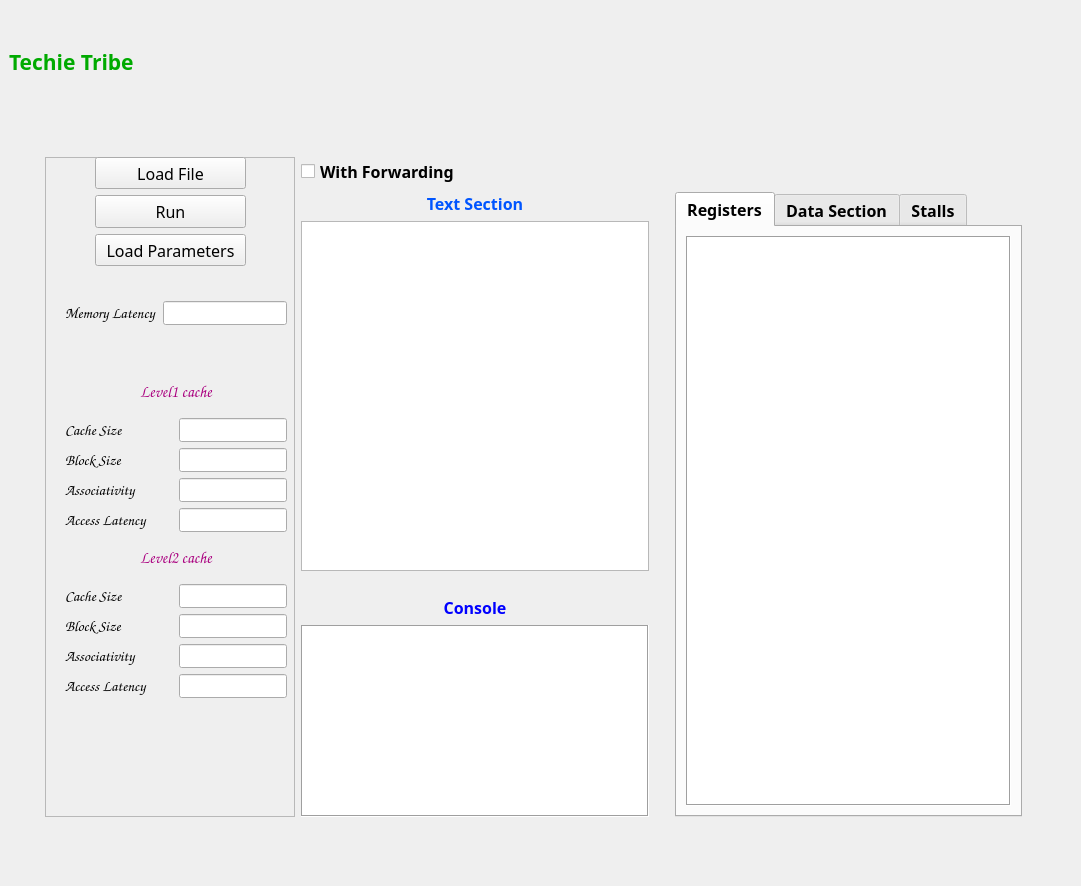
<?xml version="1.0" encoding="UTF-8"?>
<ui version="4.0">
 <class>MainWindow</class>
 <widget class="QMainWindow" name="MainWindow">
  <property name="geometry">
   <rect>
    <x>0</x>
    <y>0</y>
    <width>1081</width>
    <height>886</height>
   </rect>
  </property>
  <property name="windowTitle">
   <string>MainWindow</string>
  </property>
  <widget class="QWidget" name="centralwidget">
   <layout class="QGridLayout" name="gridLayout_2">
    <item row="3" column="2">
     <spacer name="horizontalSpacer_2">
      <property name="orientation">
       <enum>Qt::Horizontal</enum>
      </property>
      <property name="sizeType">
       <enum>QSizePolicy::Fixed</enum>
      </property>
      <property name="sizeHint" stdset="0">
       <size>
        <width>30</width>
        <height>20</height>
       </size>
      </property>
     </spacer>
    </item>
    <item row="4" column="1">
     <spacer name="verticalSpacer_2">
      <property name="orientation">
       <enum>Qt::Vertical</enum>
      </property>
      <property name="sizeType">
       <enum>QSizePolicy::Fixed</enum>
      </property>
      <property name="sizeHint" stdset="0">
       <size>
        <width>20</width>
        <height>40</height>
       </size>
      </property>
     </spacer>
    </item>
    <item row="1" column="1">
     <spacer name="verticalSpacer">
      <property name="orientation">
       <enum>Qt::Vertical</enum>
      </property>
      <property name="sizeType">
       <enum>QSizePolicy::Fixed</enum>
      </property>
      <property name="sizeHint" stdset="0">
       <size>
        <width>20</width>
        <height>35</height>
       </size>
      </property>
     </spacer>
    </item>
    <item row="3" column="0">
     <spacer name="horizontalSpacer_4">
      <property name="orientation">
       <enum>Qt::Horizontal</enum>
      </property>
      <property name="sizeType">
       <enum>QSizePolicy::Fixed</enum>
      </property>
      <property name="sizeHint" stdset="0">
       <size>
        <width>30</width>
        <height>20</height>
       </size>
      </property>
     </spacer>
    </item>
    <item row="0" column="0" colspan="2">
     <widget class="QLabel" name="label_2">
      <property name="font">
       <font>
        <family>Lucida Handwriting</family>
        <pointsize>11</pointsize>
        <weight>75</weight>
        <bold>true</bold>
       </font>
      </property>
      <property name="text">
       <string>&lt;html&gt;&lt;head/&gt;&lt;body&gt;&lt;p&gt;&lt;span style=&quot; font-size:16pt; color:#00aa00;&quot;&gt;Techie Tribe&lt;/span&gt;&lt;/p&gt;&lt;/body&gt;&lt;/html&gt;</string>
      </property>
     </widget>
    </item>
    <item row="2" column="1" rowspan="2">
     <layout class="QGridLayout" name="gridLayout">
      <item row="2" column="2">
       <spacer name="verticalSpacer_3">
        <property name="orientation">
         <enum>Qt::Vertical</enum>
        </property>
        <property name="sizeType">
         <enum>QSizePolicy::Fixed</enum>
        </property>
        <property name="sizeHint" stdset="0">
         <size>
          <width>20</width>
          <height>350</height>
         </size>
        </property>
       </spacer>
      </item>
      <item row="6" column="1">
       <spacer name="verticalSpacer_4">
        <property name="orientation">
         <enum>Qt::Vertical</enum>
        </property>
        <property name="sizeType">
         <enum>QSizePolicy::Fixed</enum>
        </property>
        <property name="sizeHint" stdset="0">
         <size>
          <width>20</width>
          <height>13</height>
         </size>
        </property>
       </spacer>
      </item>
      <item row="5" column="2">
       <spacer name="horizontalSpacer_3">
        <property name="orientation">
         <enum>Qt::Horizontal</enum>
        </property>
        <property name="sizeType">
         <enum>QSizePolicy::Fixed</enum>
        </property>
        <property name="sizeHint" stdset="0">
         <size>
          <width>20</width>
          <height>20</height>
         </size>
        </property>
       </spacer>
      </item>
      <item row="1" column="3" rowspan="5">
       <widget class="QTabWidget" name="tabWidget">
        <property name="font">
         <font>
          <family>Book Antiqua</family>
          <pointsize>12</pointsize>
          <weight>75</weight>
          <bold>true</bold>
         </font>
        </property>
        <property name="currentIndex">
         <number>0</number>
        </property>
        <widget class="QWidget" name="tab_3">
         <attribute name="title">
          <string>Registers</string>
         </attribute>
         <layout class="QGridLayout" name="gridLayout_3">
          <item row="0" column="0">
           <widget class="QTextEdit" name="textEdit">
            <property name="font">
             <font>
              <family>Book Antiqua</family>
              <pointsize>12</pointsize>
              <weight>75</weight>
              <bold>true</bold>
             </font>
            </property>
            <property name="frameShape">
             <enum>QFrame::Box</enum>
            </property>
            <property name="readOnly">
             <bool>true</bool>
            </property>
           </widget>
          </item>
         </layout>
        </widget>
        <widget class="QWidget" name="tab_5">
         <attribute name="title">
          <string>Data Section</string>
         </attribute>
         <layout class="QGridLayout" name="gridLayout_4">
          <item row="0" column="0">
           <widget class="QTextEdit" name="textEdit_3">
            <property name="readOnly">
             <bool>true</bool>
            </property>
           </widget>
          </item>
         </layout>
        </widget>
        <widget class="QWidget" name="tab_4">
         <attribute name="title">
          <string>Stalls</string>
         </attribute>
         <layout class="QGridLayout" name="gridLayout_5">
          <item row="0" column="0">
           <widget class="QTextEdit" name="textEdit_4">
            <property name="readOnly">
             <bool>true</bool>
            </property>
           </widget>
          </item>
         </layout>
        </widget>
       </widget>
      </item>
      <item row="6" column="0">
       <spacer name="horizontalSpacer">
        <property name="orientation">
         <enum>Qt::Horizontal</enum>
        </property>
        <property name="sizeType">
         <enum>QSizePolicy::Fixed</enum>
        </property>
        <property name="sizeHint" stdset="0">
         <size>
          <width>250</width>
          <height>20</height>
         </size>
        </property>
       </spacer>
      </item>
      <item row="3" column="1">
       <spacer name="verticalSpacer_7">
        <property name="orientation">
         <enum>Qt::Vertical</enum>
        </property>
        <property name="sizeType">
         <enum>QSizePolicy::Fixed</enum>
        </property>
        <property name="sizeHint" stdset="0">
         <size>
          <width>20</width>
          <height>13</height>
         </size>
        </property>
       </spacer>
      </item>
      <item row="1" column="1">
       <widget class="QLabel" name="label">
        <property name="font">
         <font>
          <family>Book Antiqua</family>
          <pointsize>12</pointsize>
          <weight>75</weight>
          <bold>true</bold>
         </font>
        </property>
        <property name="text">
         <string>&lt;html&gt;&lt;head/&gt;&lt;body&gt;&lt;p align=&quot;center&quot;&gt;&lt;span style=&quot; color:#0055ff;&quot;&gt;Text Section&lt;/span&gt;&lt;/p&gt;&lt;/body&gt;&lt;/html&gt;</string>
        </property>
       </widget>
      </item>
      <item row="0" column="1">
       <widget class="QCheckBox" name="checkBox">
        <property name="font">
         <font>
          <family>Book Antiqua</family>
          <pointsize>12</pointsize>
          <weight>75</weight>
          <bold>true</bold>
         </font>
        </property>
        <property name="text">
         <string>With Forwarding</string>
        </property>
       </widget>
      </item>
      <item row="0" column="0" rowspan="6">
       <widget class="QFrame" name="frame">
        <property name="frameShape">
         <enum>QFrame::StyledPanel</enum>
        </property>
        <property name="frameShadow">
         <enum>QFrame::Raised</enum>
        </property>
        <widget class="QWidget" name="layoutWidget">
         <property name="geometry">
          <rect>
           <x>50</x>
           <y>0</y>
           <width>151</width>
           <height>109</height>
          </rect>
         </property>
         <layout class="QVBoxLayout" name="verticalLayout">
          <item>
           <widget class="QPushButton" name="pushButton">
            <property name="sizePolicy">
             <sizepolicy hsizetype="Preferred" vsizetype="Preferred">
              <horstretch>80</horstretch>
              <verstretch>0</verstretch>
             </sizepolicy>
            </property>
            <property name="font">
             <font>
              <family>Modern No. 20</family>
              <pointsize>12</pointsize>
             </font>
            </property>
            <property name="text">
             <string>Load File</string>
            </property>
           </widget>
          </item>
          <item>
           <widget class="QPushButton" name="pushButton_2">
            <property name="sizePolicy">
             <sizepolicy hsizetype="Preferred" vsizetype="Preferred">
              <horstretch>50</horstretch>
              <verstretch>0</verstretch>
             </sizepolicy>
            </property>
            <property name="font">
             <font>
              <family>Modern No. 20</family>
              <pointsize>12</pointsize>
             </font>
            </property>
            <property name="text">
             <string>Run</string>
            </property>
           </widget>
          </item>
          <item>
           <widget class="QPushButton" name="pushButton_3">
            <property name="sizePolicy">
             <sizepolicy hsizetype="Preferred" vsizetype="Preferred">
              <horstretch>0</horstretch>
              <verstretch>0</verstretch>
             </sizepolicy>
            </property>
            <property name="font">
             <font>
              <family>Modern No. 20</family>
              <pointsize>12</pointsize>
             </font>
            </property>
            <property name="text">
             <string>Load Parameters</string>
            </property>
           </widget>
          </item>
         </layout>
        </widget>
        <widget class="QWidget" name="layoutWidget">
         <property name="geometry">
          <rect>
           <x>20</x>
           <y>140</y>
           <width>222</width>
           <height>32</height>
          </rect>
         </property>
         <layout class="QHBoxLayout" name="horizontalLayout_5">
          <item>
           <widget class="QLabel" name="label_16">
            <property name="sizePolicy">
             <sizepolicy hsizetype="Maximum" vsizetype="Preferred">
              <horstretch>0</horstretch>
              <verstretch>0</verstretch>
             </sizepolicy>
            </property>
            <property name="font">
             <font>
              <family>Comic Sans MS</family>
              <pointsize>11</pointsize>
             </font>
            </property>
            <property name="text">
             <string>Memory Latency</string>
            </property>
           </widget>
          </item>
          <item>
           <widget class="QLineEdit" name="lineEdit_6">
            <property name="sizePolicy">
             <sizepolicy hsizetype="Preferred" vsizetype="Fixed">
              <horstretch>0</horstretch>
              <verstretch>0</verstretch>
             </sizepolicy>
            </property>
            <property name="font">
             <font>
              <family>Comic Sans MS</family>
             </font>
            </property>
           </widget>
          </item>
         </layout>
        </widget>
        <widget class="QWidget" name="layoutWidget">
         <property name="geometry">
          <rect>
           <x>20</x>
           <y>214</y>
           <width>222</width>
           <height>327</height>
          </rect>
         </property>
         <layout class="QVBoxLayout" name="verticalLayout_3">
          <item>
           <layout class="QVBoxLayout" name="verticalLayout_6">
            <item>
             <widget class="QLabel" name="label_4">
              <property name="font">
               <font>
                <family>Comic Sans MS</family>
               </font>
              </property>
              <property name="text">
               <string>&lt;html&gt;&lt;head/&gt;&lt;body&gt;&lt;p align=&quot;center&quot;&gt;&lt;span style=&quot; font-size:12pt; font-weight:600; color:#aa007f;&quot;&gt;Level1 cache&lt;/span&gt;&lt;/p&gt;&lt;/body&gt;&lt;/html&gt;</string>
              </property>
             </widget>
            </item>
            <item>
             <layout class="QHBoxLayout" name="horizontalLayout">
              <item>
               <layout class="QVBoxLayout" name="verticalLayout_9">
                <property name="sizeConstraint">
                 <enum>QLayout::SetMaximumSize</enum>
                </property>
                <item>
                 <widget class="QLabel" name="label_7">
                  <property name="font">
                   <font>
                    <family>Comic Sans MS</family>
                    <pointsize>11</pointsize>
                   </font>
                  </property>
                  <property name="text">
                   <string>Cache Size</string>
                  </property>
                 </widget>
                </item>
                <item>
                 <widget class="QLabel" name="label_8">
                  <property name="font">
                   <font>
                    <family>Comic Sans MS</family>
                    <pointsize>11</pointsize>
                   </font>
                  </property>
                  <property name="text">
                   <string>Block Size</string>
                  </property>
                 </widget>
                </item>
                <item>
                 <widget class="QLabel" name="label_9">
                  <property name="font">
                   <font>
                    <family>Comic Sans MS</family>
                    <pointsize>11</pointsize>
                   </font>
                  </property>
                  <property name="text">
                   <string>Associativity</string>
                  </property>
                 </widget>
                </item>
                <item>
                 <widget class="QLabel" name="label_10">
                  <property name="font">
                   <font>
                    <family>Comic Sans MS</family>
                    <pointsize>11</pointsize>
                   </font>
                  </property>
                  <property name="text">
                   <string>Access Latency</string>
                  </property>
                 </widget>
                </item>
               </layout>
              </item>
              <item>
               <layout class="QVBoxLayout" name="verticalLayout_2">
                <property name="sizeConstraint">
                 <enum>QLayout::SetMinimumSize</enum>
                </property>
                <item>
                 <widget class="QLineEdit" name="lineEdit">
                  <property name="sizePolicy">
                   <sizepolicy hsizetype="Preferred" vsizetype="Fixed">
                    <horstretch>0</horstretch>
                    <verstretch>0</verstretch>
                   </sizepolicy>
                  </property>
                  <property name="font">
                   <font>
                    <family>Comic Sans MS</family>
                   </font>
                  </property>
                 </widget>
                </item>
                <item>
                 <widget class="QLineEdit" name="lineEdit_9">
                  <property name="sizePolicy">
                   <sizepolicy hsizetype="Preferred" vsizetype="Fixed">
                    <horstretch>0</horstretch>
                    <verstretch>0</verstretch>
                   </sizepolicy>
                  </property>
                  <property name="font">
                   <font>
                    <family>Comic Sans MS</family>
                   </font>
                  </property>
                 </widget>
                </item>
                <item>
                 <widget class="QLineEdit" name="lineEdit_8">
                  <property name="sizePolicy">
                   <sizepolicy hsizetype="Preferred" vsizetype="Fixed">
                    <horstretch>0</horstretch>
                    <verstretch>0</verstretch>
                   </sizepolicy>
                  </property>
                  <property name="font">
                   <font>
                    <family>Comic Sans MS</family>
                   </font>
                  </property>
                 </widget>
                </item>
                <item>
                 <widget class="QLineEdit" name="lineEdit_7">
                  <property name="sizePolicy">
                   <sizepolicy hsizetype="Preferred" vsizetype="Fixed">
                    <horstretch>0</horstretch>
                    <verstretch>0</verstretch>
                   </sizepolicy>
                  </property>
                  <property name="font">
                   <font>
                    <family>Comic Sans MS</family>
                   </font>
                  </property>
                 </widget>
                </item>
               </layout>
              </item>
             </layout>
            </item>
           </layout>
          </item>
          <item>
           <layout class="QVBoxLayout" name="verticalLayout_10">
            <item>
             <widget class="QLabel" name="label_11">
              <property name="font">
               <font>
                <family>Comic Sans MS</family>
               </font>
              </property>
              <property name="text">
               <string>&lt;html&gt;&lt;head/&gt;&lt;body&gt;&lt;p align=&quot;center&quot;&gt;&lt;span style=&quot; font-size:12pt; font-weight:600; color:#aa007f;&quot;&gt;Level2 cache&lt;/span&gt;&lt;/p&gt;&lt;/body&gt;&lt;/html&gt;</string>
              </property>
             </widget>
            </item>
            <item>
             <layout class="QHBoxLayout" name="horizontalLayout_6">
              <item>
               <layout class="QVBoxLayout" name="verticalLayout_11">
                <property name="sizeConstraint">
                 <enum>QLayout::SetMaximumSize</enum>
                </property>
                <item>
                 <widget class="QLabel" name="label_12">
                  <property name="font">
                   <font>
                    <family>Comic Sans MS</family>
                    <pointsize>11</pointsize>
                   </font>
                  </property>
                  <property name="text">
                   <string>Cache Size</string>
                  </property>
                 </widget>
                </item>
                <item>
                 <widget class="QLabel" name="label_13">
                  <property name="font">
                   <font>
                    <family>Comic Sans MS</family>
                    <pointsize>11</pointsize>
                   </font>
                  </property>
                  <property name="text">
                   <string>Block Size</string>
                  </property>
                 </widget>
                </item>
                <item>
                 <widget class="QLabel" name="label_14">
                  <property name="font">
                   <font>
                    <family>Comic Sans MS</family>
                    <pointsize>11</pointsize>
                   </font>
                  </property>
                  <property name="text">
                   <string>Associativity</string>
                  </property>
                 </widget>
                </item>
                <item>
                 <widget class="QLabel" name="label_15">
                  <property name="font">
                   <font>
                    <family>Comic Sans MS</family>
                    <pointsize>11</pointsize>
                   </font>
                  </property>
                  <property name="text">
                   <string>Access Latency</string>
                  </property>
                 </widget>
                </item>
               </layout>
              </item>
              <item>
               <layout class="QVBoxLayout" name="verticalLayout_12">
                <property name="sizeConstraint">
                 <enum>QLayout::SetMinimumSize</enum>
                </property>
                <item>
                 <widget class="QLineEdit" name="lineEdit_5">
                  <property name="sizePolicy">
                   <sizepolicy hsizetype="Preferred" vsizetype="Fixed">
                    <horstretch>0</horstretch>
                    <verstretch>0</verstretch>
                   </sizepolicy>
                  </property>
                  <property name="font">
                   <font>
                    <family>Comic Sans MS</family>
                   </font>
                  </property>
                 </widget>
                </item>
                <item>
                 <widget class="QLineEdit" name="lineEdit_34">
                  <property name="sizePolicy">
                   <sizepolicy hsizetype="Preferred" vsizetype="Fixed">
                    <horstretch>0</horstretch>
                    <verstretch>0</verstretch>
                   </sizepolicy>
                  </property>
                  <property name="font">
                   <font>
                    <family>Comic Sans MS</family>
                   </font>
                  </property>
                 </widget>
                </item>
                <item>
                 <widget class="QLineEdit" name="lineEdit_35">
                  <property name="sizePolicy">
                   <sizepolicy hsizetype="Preferred" vsizetype="Fixed">
                    <horstretch>0</horstretch>
                    <verstretch>0</verstretch>
                   </sizepolicy>
                  </property>
                  <property name="font">
                   <font>
                    <family>Comic Sans MS</family>
                   </font>
                  </property>
                 </widget>
                </item>
                <item>
                 <widget class="QLineEdit" name="lineEdit_36">
                  <property name="sizePolicy">
                   <sizepolicy hsizetype="Preferred" vsizetype="Fixed">
                    <horstretch>0</horstretch>
                    <verstretch>0</verstretch>
                   </sizepolicy>
                  </property>
                  <property name="font">
                   <font>
                    <family>Comic Sans MS</family>
                   </font>
                  </property>
                 </widget>
                </item>
               </layout>
              </item>
             </layout>
            </item>
           </layout>
          </item>
         </layout>
        </widget>
       </widget>
      </item>
      <item row="1" column="4">
       <spacer name="horizontalSpacer_5">
        <property name="orientation">
         <enum>Qt::Horizontal</enum>
        </property>
        <property name="sizeType">
         <enum>QSizePolicy::Fixed</enum>
        </property>
        <property name="sizeHint" stdset="0">
         <size>
          <width>20</width>
          <height>20</height>
         </size>
        </property>
       </spacer>
      </item>
      <item row="5" column="1">
       <widget class="QTextBrowser" name="textBrowser">
        <property name="sizePolicy">
         <sizepolicy hsizetype="Expanding" vsizetype="Fixed">
          <horstretch>0</horstretch>
          <verstretch>0</verstretch>
         </sizepolicy>
        </property>
        <property name="font">
         <font>
          <family>Courier New</family>
          <pointsize>12</pointsize>
          <weight>50</weight>
          <bold>false</bold>
         </font>
        </property>
        <property name="frameShape">
         <enum>QFrame::Box</enum>
        </property>
        <property name="frameShadow">
         <enum>QFrame::Sunken</enum>
        </property>
       </widget>
      </item>
      <item row="2" column="1">
       <widget class="QTextEdit" name="textEdit_2">
        <property name="font">
         <font>
          <family>Maiandra GD</family>
          <pointsize>12</pointsize>
         </font>
        </property>
       </widget>
      </item>
      <item row="4" column="1">
       <widget class="QLabel" name="label_3">
        <property name="font">
         <font>
          <family>Book Antiqua</family>
          <pointsize>12</pointsize>
          <weight>75</weight>
          <bold>true</bold>
         </font>
        </property>
        <property name="text">
         <string>&lt;html&gt;&lt;head/&gt;&lt;body&gt;&lt;p align=&quot;center&quot;&gt;&lt;span style=&quot; color:#0000ff;&quot;&gt;Console&lt;/span&gt;&lt;/p&gt;&lt;/body&gt;&lt;/html&gt;</string>
        </property>
       </widget>
      </item>
     </layout>
    </item>
   </layout>
  </widget>
  <widget class="QMenuBar" name="menubar">
   <property name="geometry">
    <rect>
     <x>0</x>
     <y>0</y>
     <width>1081</width>
     <height>26</height>
    </rect>
   </property>
  </widget>
 </widget>
 <resources/>
 <connections/>
</ui>
